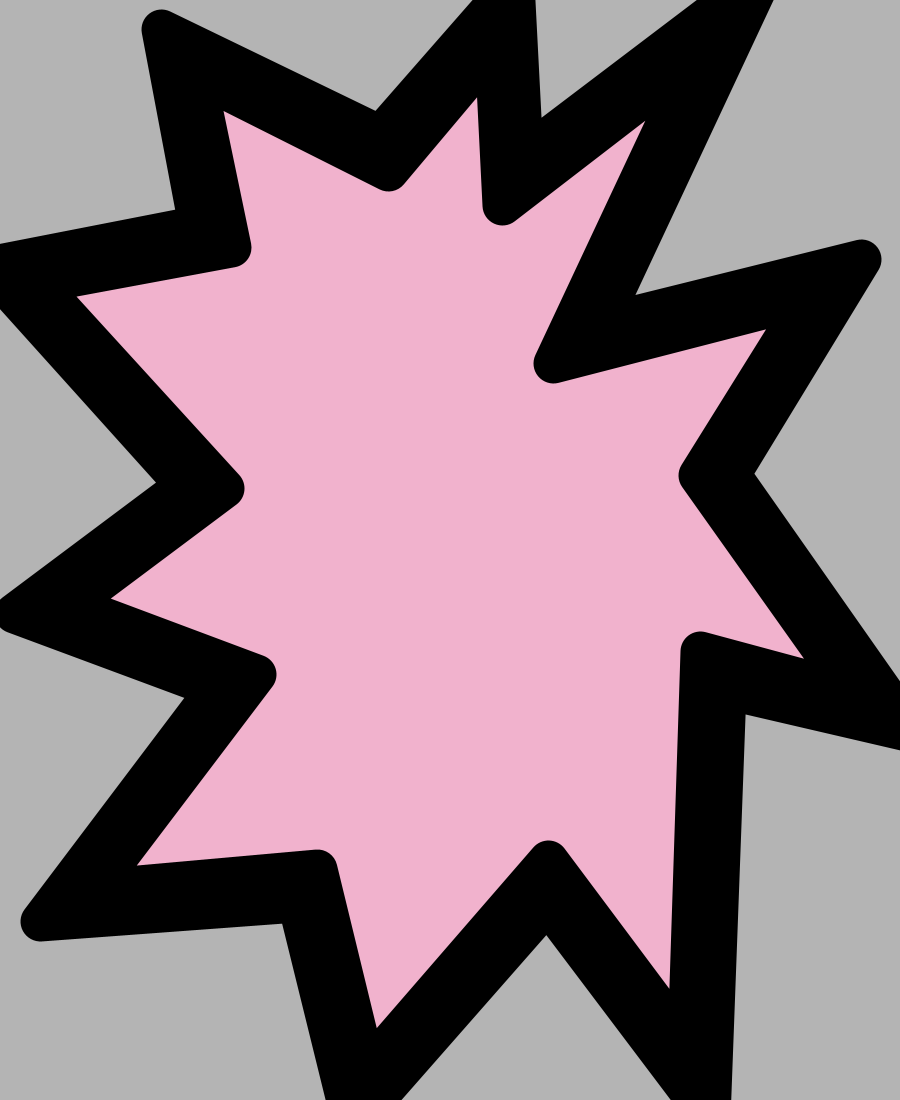
Frame 1 (no input)
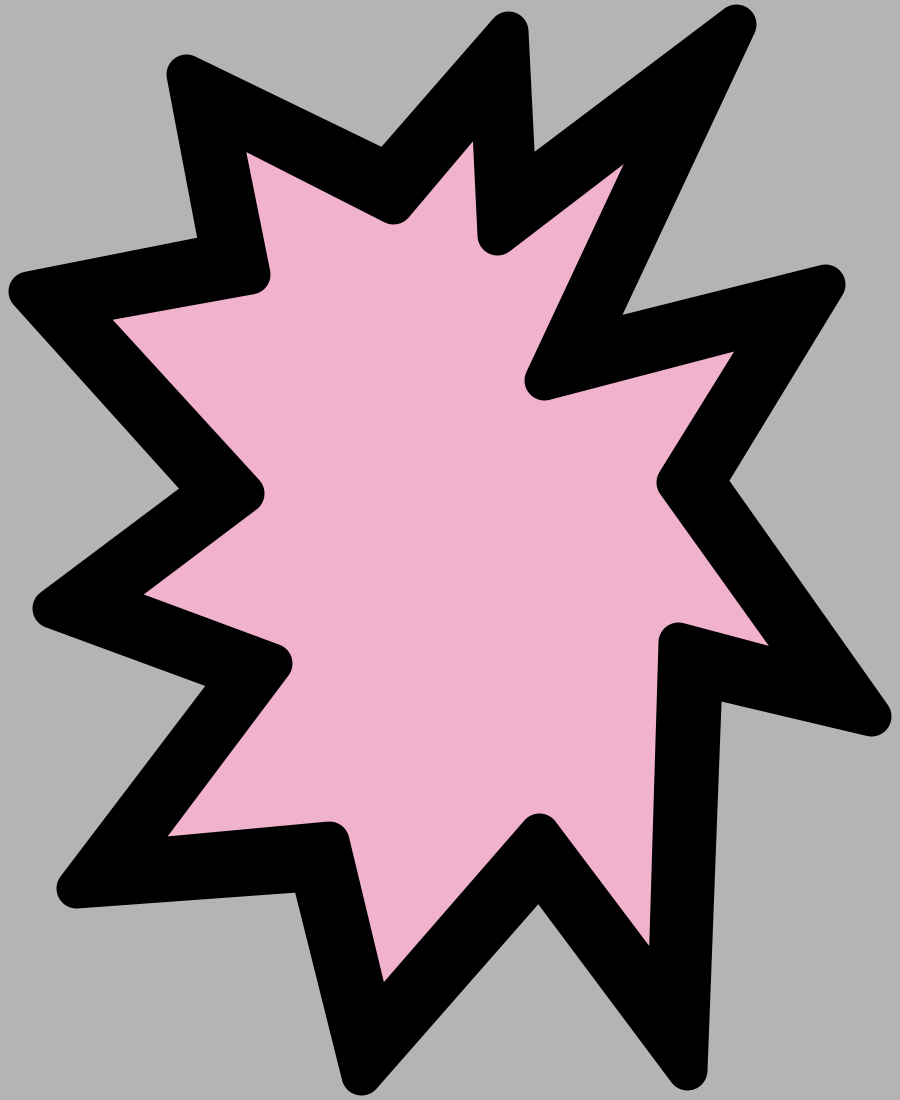
Frame 60 (the mouse pressed at the canvas centre just before this capture)
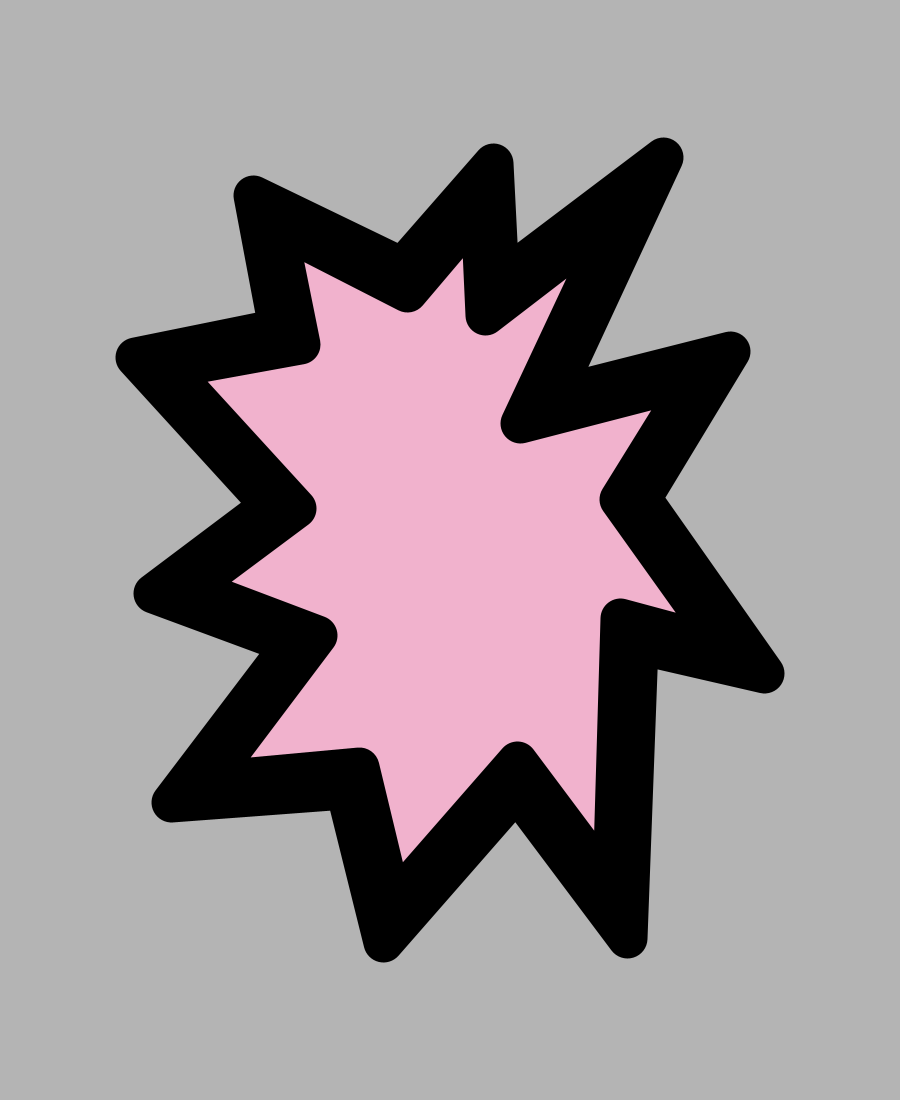
Frame 120 (the mouse held since frame 60 and released just before this capture)

The Processing sketch that drew these frames (run headless with seeded random() and noise(); from frame 60 on, the mouse is pressed at the canvas centre):

// Processing sketch: OC_LOGO_move
// ── OC_LOGO_move.pde
// OC LOGO ANIMATION, Tama Art University

float[][] outer = {
  {618.69, 417.09}, {728.15, 237.57}, {509.81, 292.39}, {646.16, 0.0}, {446.02, 152.01}, {438.73, 6.78}, {326.74, 134.18}, {144.47, 45.9}, {175.58, 209.37}, {0.0, 244.14}, {164.85, 426.16}, {22.34, 533.3}, {190.56, 595.32}, {43.76, 789.19}, {257.61, 773.35}, {303.77, 959.72}, {466.36, 774.31}, {602.29, 954.9}, {615.81, 595.92}, {770.0, 631.68}
};
float[][] inner = {
  {592.2, 418.0}, {684.25, 269.7}, {471.06, 324.86}, {592.02, 67.39}, {428.38, 193.}, {421.95, 59.68}, {333.35, 164.55}, {173.31, 83.53}, {202.61, 228.05}, {41.06, 257.7}, {197.14, 428.81}, {67.92, 525.8}, {223.35, 583.99}, {87.85, 763.07}, {274.54, 746.57}, {315.13, 913.37}, {467.13, 738.6}, {583.25, 894.16}, {593.85, 564.37}, {720.41, 598.34}
};

int X0 = 385;
int Y0 = 480;
float a = 1.0;
float b = 1.0;
float theta = 0.0;

void setup() {
  size(900, 1100);
  background(255);
  colorMode(HSB, 360, 100, 100);
}
void draw() {
  translate(65, 70);
  background(255);
  fill(0);
  strokeWeight(40.0);
  strokeJoin(ROUND);
  theta += 0.01;
  a = 0.6 * (cos(theta) + 1.0);
  b = 0.6 * (cos(theta) + 1.0);

  beginShape();
  for (int i = 0; i < 20; i++) { 
    vertex(
      a * (outer[i][0] - X0) + X0,
      a * (outer[i][1] - Y0) + Y0);
  }
  endShape(CLOSE);

  //fill(#ff00b8);
  //fill(#F92BB6);
  //fill(320.0, 82.7, 97.6);
  fill(334, 26.4, 94.9);
  strokeWeight(40.0);
  strokeJoin(ROUND);
  beginShape();
  for (int i = 0; i < 20; i++) { 
    vertex(
      b * (inner[i][0] - X0) + X0,
      b * (inner[i][1] - Y0) + Y0);
  }
  endShape(CLOSE);
}
